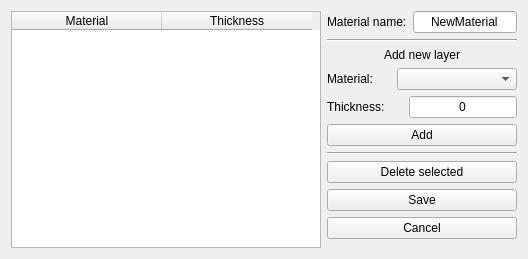
<?xml version="1.0" encoding="UTF-8"?>
<ui version="4.0">
 <class>Form</class>
 <widget class="QWidget" name="Form">
  <property name="geometry">
   <rect>
    <x>0</x>
    <y>0</y>
    <width>528</width>
    <height>259</height>
   </rect>
  </property>
  <property name="windowTitle">
   <string>New material</string>
  </property>
  <layout class="QHBoxLayout" name="horizontalLayout">
   <item>
    <widget class="QTableWidget" name="tbl_mats">
     <property name="minimumSize">
      <size>
       <width>310</width>
       <height>0</height>
      </size>
     </property>
     <property name="maximumSize">
      <size>
       <width>9999</width>
       <height>16777215</height>
      </size>
     </property>
     <attribute name="horizontalHeaderDefaultSectionSize">
      <number>150</number>
     </attribute>
     <column>
      <property name="text">
       <string>Material</string>
      </property>
      <property name="textAlignment">
       <set>AlignHCenter|AlignVCenter|AlignCenter</set>
      </property>
     </column>
     <column>
      <property name="text">
       <string>Thickness</string>
      </property>
      <property name="textAlignment">
       <set>AlignHCenter|AlignVCenter|AlignCenter</set>
      </property>
     </column>
    </widget>
   </item>
   <item>
    <layout class="QVBoxLayout" name="lay_right">
     <item>
      <layout class="QHBoxLayout" name="lay_name">
       <item>
        <widget class="QLabel" name="lbl_name">
         <property name="text">
          <string>Material name:</string>
         </property>
        </widget>
       </item>
       <item>
        <widget class="QLineEdit" name="ln_name">
         <property name="text">
          <string>NewMaterial</string>
         </property>
         <property name="alignment">
          <set>Qt::AlignCenter</set>
         </property>
        </widget>
       </item>
      </layout>
     </item>
     <item>
      <widget class="Line" name="line_2">
       <property name="orientation">
        <enum>Qt::Horizontal</enum>
       </property>
      </widget>
     </item>
     <item>
      <widget class="QLabel" name="lbl_add">
       <property name="text">
        <string>Add new layer</string>
       </property>
       <property name="alignment">
        <set>Qt::AlignCenter</set>
       </property>
      </widget>
     </item>
     <item>
      <layout class="QHBoxLayout" name="lay_matsel">
       <item>
        <widget class="QLabel" name="lbl_matsel">
         <property name="text">
          <string>Material:</string>
         </property>
        </widget>
       </item>
       <item>
        <widget class="QComboBox" name="cmb_matsel">
         <property name="sizePolicy">
          <sizepolicy hsizetype="Minimum" vsizetype="Fixed">
           <horstretch>0</horstretch>
           <verstretch>0</verstretch>
          </sizepolicy>
         </property>
         <property name="minimumSize">
          <size>
           <width>120</width>
           <height>0</height>
          </size>
         </property>
        </widget>
       </item>
      </layout>
     </item>
     <item>
      <layout class="QHBoxLayout" name="lay_thick">
       <item>
        <widget class="QLabel" name="lbl_thick">
         <property name="text">
          <string>Thickness:</string>
         </property>
        </widget>
       </item>
       <item>
        <widget class="QLineEdit" name="ln_thick">
         <property name="sizePolicy">
          <sizepolicy hsizetype="Minimum" vsizetype="Fixed">
           <horstretch>0</horstretch>
           <verstretch>0</verstretch>
          </sizepolicy>
         </property>
         <property name="maximumSize">
          <size>
           <width>120</width>
           <height>16777215</height>
          </size>
         </property>
         <property name="text">
          <string>0</string>
         </property>
         <property name="alignment">
          <set>Qt::AlignCenter</set>
         </property>
        </widget>
       </item>
      </layout>
     </item>
     <item>
      <widget class="QPushButton" name="btn_add">
       <property name="text">
        <string>Add</string>
       </property>
      </widget>
     </item>
     <item>
      <widget class="Line" name="line">
       <property name="orientation">
        <enum>Qt::Horizontal</enum>
       </property>
      </widget>
     </item>
     <item>
      <widget class="QPushButton" name="btn_delete">
       <property name="text">
        <string>Delete selected</string>
       </property>
      </widget>
     </item>
     <item>
      <widget class="QPushButton" name="btn_save">
       <property name="text">
        <string>Save</string>
       </property>
      </widget>
     </item>
     <item>
      <widget class="QPushButton" name="btn_cancel">
       <property name="text">
        <string>Cancel</string>
       </property>
      </widget>
     </item>
     <item>
      <spacer name="verticalSpacer">
       <property name="orientation">
        <enum>Qt::Vertical</enum>
       </property>
       <property name="sizeHint" stdset="0">
        <size>
         <width>20</width>
         <height>40</height>
        </size>
       </property>
      </spacer>
     </item>
    </layout>
   </item>
  </layout>
 </widget>
 <resources/>
 <connections/>
</ui>
